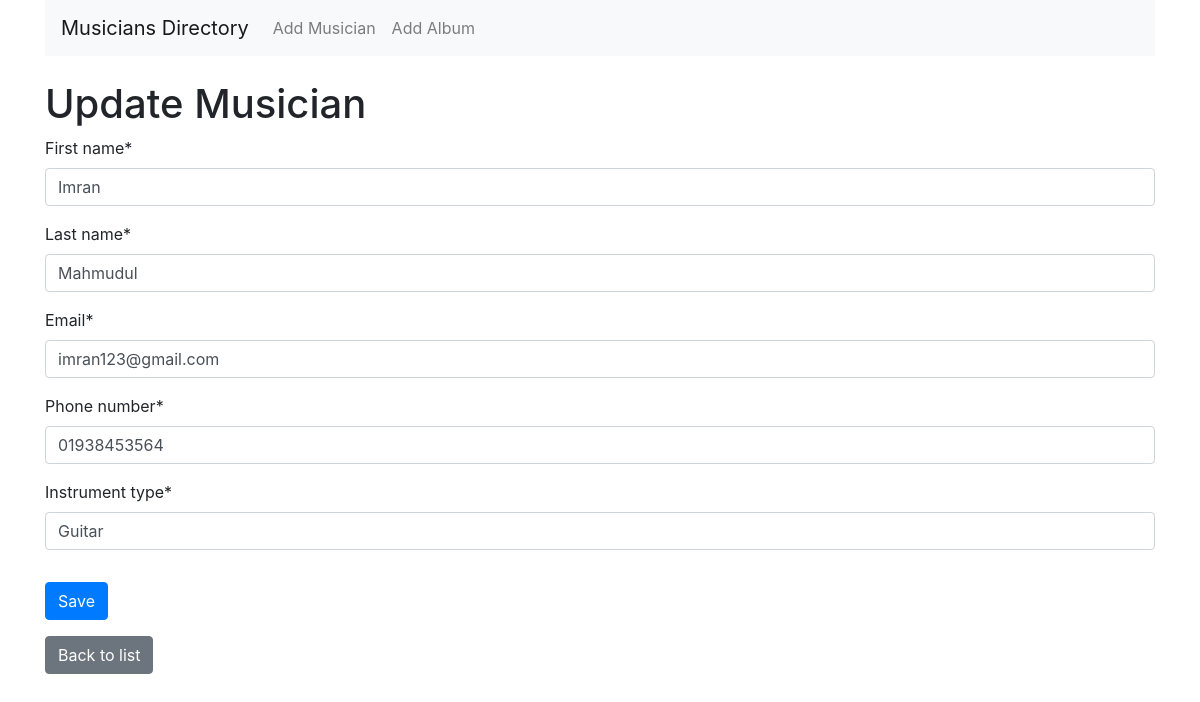
/musician/update/1/, run on the app's committed database.
### app1/models.py (models this page shows, shortened)
class Musician(models.Model):
    first_name = models.CharField(max_length=50)
    last_name = models.CharField(max_length=50)
    email = models.EmailField(unique=True)
    phone_number = models.CharField(max_length=15)
    instrument_type = models.CharField(max_length=50)

### app1/views.py (the view)
# urls.py: path('musician/update/<int:pk>/', views.musician_update, name='musician_update'),
def musician_update(request, pk):
    musician = get_object_or_404(Musician, pk=pk)
    if request.method == 'POST':
        form = MusicianForm(request.POST, instance=musician)
        if form.is_valid():
            form.save()
            return redirect('musician_list')
    else:
        form = MusicianForm(instance=musician)
    return render(request, 'musician_form.html', {'form': form})

### app1/forms.py
class MusicianForm(forms.ModelForm):
    class Meta:
        model = Musician
        fields = '__all__'
    def __init__(self, *args, **kwargs):
        super().__init__(*args, **kwargs)
        self.helper = FormHelper()
        self.helper.form_method = 'post'
        self.helper.add_input(Submit('submit', 'Save'))

### app1/templates/musician_form.html (shortened to what this page needs)
{% extends 'base.html' %}
{% load crispy_forms_tags %}
{% block content %}
<h1>{{ form.instance.pk|yesno:"Update Musician,Add Musician" }}</h1>
<form method="post">
    {{ form|crispy }}
    <button type="submit" class="btn btn-primary mt-3">Save</button>
</form>
<a href="{% url 'musician_list' %}" class="btn btn-secondary mt-3">Back to list</a>
{% endblock %}

### data on the page
Musician: instance.pk "Update Musician", first_name "Imran", last_name "Mahmudul", email "imran123@gmail.com", phone_number "01938453564", instrument_type "Guitar"
